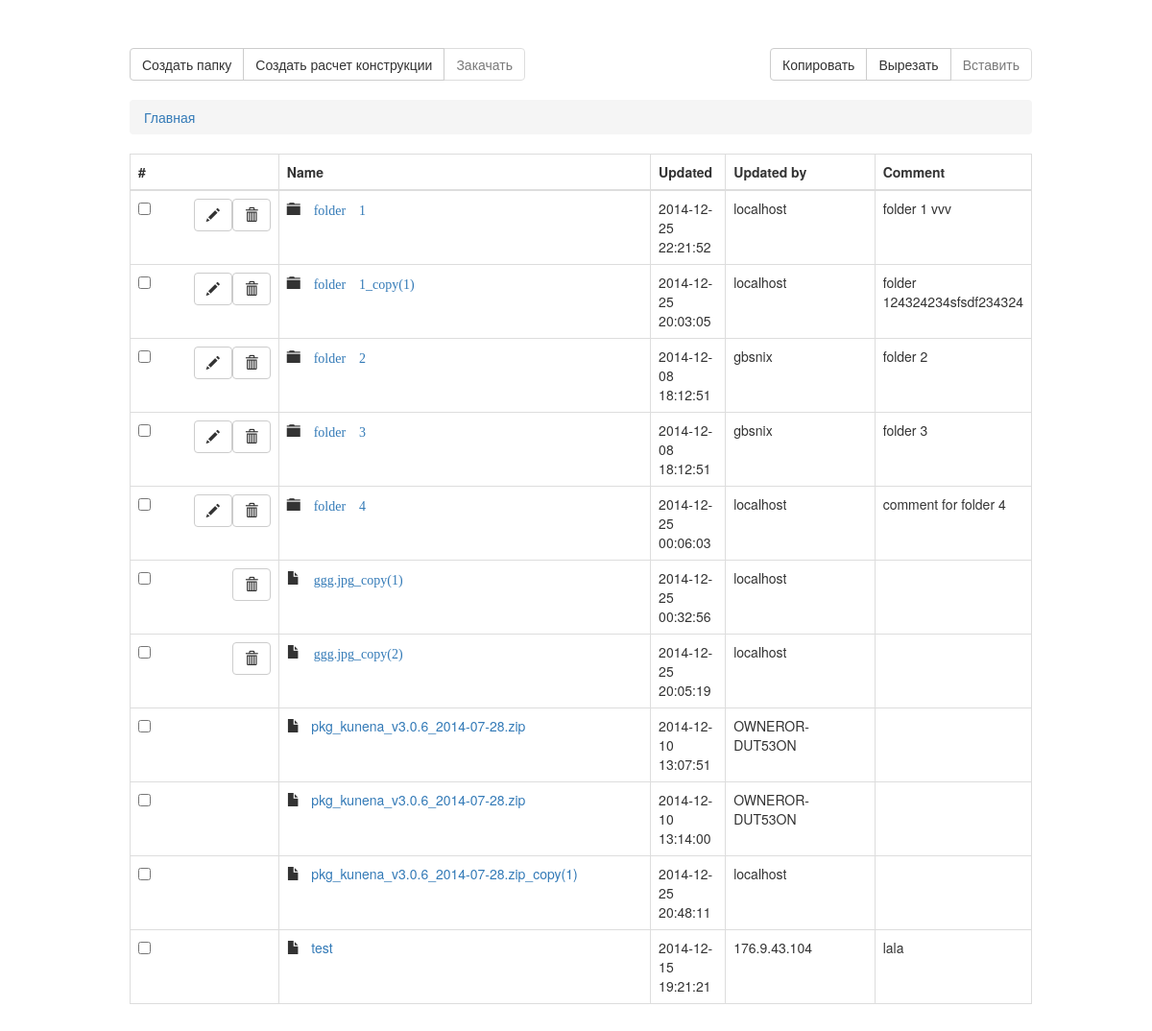
The page / on the database its author committed.
### tables this page shows
CREATE TABLE `file` (
  `fileid` int(10) unsigned NOT NULL AUTO_INCREMENT,
  `filename` varchar(100) NOT NULL,
  `filetypeid` int(10) unsigned DEFAULT NULL,
  `isfolder` bit(1) NOT NULL DEFAULT b'0',
  `sortorder` int(10) unsigned NOT NULL DEFAULT '0',
  `isprotected` bit(1) NOT NULL DEFAULT b'0',
  `comment` varchar(1000) DEFAULT NULL,
  `rank` varchar(2000) DEFAULT NULL,
  `filestoragedescriptor` varchar(2000) DEFAULT NULL,
  `created` datetime NOT NULL,
  `createdby` varchar(50) NOT NULL COMMENT 'host name',
  `updated` datetime DEFAULT NULL,
  `updatedby` varchar(50) DEFAULT NULL COMMENT 'host name',
  PRIMARY KEY (`fileid`),
  KEY `fk_file_filetypeid_idx` (`filetypeid`),
  CONSTRAINT `fk_file_filetypeid` FOREIGN KEY (`filetypeid`) REFERENCES `filetype` (`filetypeid`) ON DELETE NO ACTION ON UPDATE NO ACTION
);

### scripts/db.php (called while the page is built, shortened)
<?php
$dbref = null;
function file_flat_view
(
	$ancestorid
)
{
	global $dbref;
	$recordset = null;
	$result = null;
	if (is_null($ancestorid))
	{
		$recordset = $dbref->query
		(
			'select t.fileid, t.filename, t.filetypeid, t.isfolder, t.sortorder, t.isprotected, t.comment, t.created,
				t.createdby,
				case when t.updated is null then t.created else t.updated end as updated,
				case when t.updatedby is null then t.createdby else t.updatedby end as updatedby,
				ft.*
			from filetreepath as c1
			join file t on t.fileid = c1.descendantid
			left outer join filetype as ft on t.filetypeid = ft.filetypeid
			where t.fileid not in
			(
			select t.fileid
			from filetreepath as c1
			join file t on t.fileid = c1.descendantid and c1.level > 0
			)
			order by t.isfolder desc, t.filename asc'
		);
	}
	while ( $data = $recordset->fetch_assoc() )
	{
		$result[] = $data;
	}
	return $result;
}
function file_get_breadcrumbs
(
	$fileid
)
{
	$result = null;
	return $result;
}

### index.php (the view, shortened to what this page needs)
<!doctype html>
<?php
      include_once ( 'scripts/db.php' );
      $path = "home";
      $locationId = Null;
      $result = file_flat_view($locationId);
      ?>
<html lang="en">
<head>
  <link href="libs/bootstrap/css/bootstrap.min.css" rel="stylesheet">
</head>
<body>
  <div class="content">
    <div class="toolbar">
      <div class="btn-group" role="group" aria-label="...">
        <button type="button" class="btn btn-default" data-toggle="modal" data-target="#dlgEditFolder" id="btnAddFolder" data-action="new">Создать папку</button>
        <button type="button" class="btn btn-default" id="btnAddDetail">Создать расчет конструкции</button>
        <button type="button" class="btn btn-default" id="btnUploadFile" disabled="disabled">Закачать</button>
      </div>
      <div class="btn-group pull-right" role="group" aria-label="...">
        <button type="button" class="btn btn-default" id="copybtn">Копировать</button>
        <button type="button" class="btn btn-default" id="cutbtn">Вырезать</button>
        <button type="button" class="btn btn-default" id="pastebtn">Вставить</button>
      </div>
    </div>
    <div class="breadcrumbs">
      <ol class="breadcrumb">
      <?php
        $root = $_SERVER['PHP_SELF'];
        echo '<li><a href="'.$root.'?path=home">Главная</a></li>';
      ?>
      </ol>
    </div>
    <div class="message">
    <div>
    <div class="FileManagerTable">
      <table class="table table-hover table-bordered">
        <thead>
          <tr>
            <th>#</th>
            <th>Name</th>
            <th>Updated</th>
            <th>Updated by</th>
            <th>Comment</th>
          </tr>
        </thead>
        <?php
          if ( !empty( $result ) )
          {
        		foreach ( $result as $item ) {
              $isfolder = $item['isfolder'];
              $icon = "glyphicon-folder-close";
              if ( !$isfolder ) {
                $icon = "glyphicon-file";
              }
              if ( ( $item['filetypeid'] == "1" ) || ( $item['filetypeid'] == "5" ) ) {
                echo '<tr>
                        <td class="col-md-2">
                          <input type="checkbox" name="files[]" value="'.$item['fileid'].'" id="'.$item['fileid'].'">
                        </td>
                        <td class="col-md-5">
                          <span class="glyphicon '.$icon.'" aria-hidden="true"></span>&nbsp;&nbsp;
                          <a href="detail.php?file='.$item['fileid'].'">'.$item['filename'].'
                          </a>
                        </td>
                        <td class="col-md-1">'.$item['updated'].'</td>
                        <td class="col-md-2">'.$item['updatedby'].'</td>
                        <td class="col-md-2">'.$item['comment'].'</td>
                      </tr>';
              }
              else {
        			  echo '<tr>
                      <td class="col-md-2">
                        <input type="checkbox" name="files[]" value="'.$item['fileid'].'" id="'.$item['fileid'].'">
                ';
                echo '    <button type="button"
                          class="btn btn-default pull-right btnDelete"
                          aria-label="Delete row"
                          data-placement="top"
                          title="Удалить"
                          data-action="delete"
                          data-folderid="'.$item["fileid"].'"
                      >
                  ';
                echo '      <span class="glyphicon glyphicon-trash" aria-hidden="true"></span>';
                echo '    </button>';
                if ( $isfolder ) {
                  echo '    <button type="button"
                            class="btn btn-default pull-right"
                            aria-label="Edit row"
                            data-placement="top"
                            title="Редактировать"
                            data-toggle="modal"
                            data-target="#dlgEditFolder"
                            data-action="edit"
                            data-folderid="'.$item["fileid"].'"
                            data-foldername="'.$item["filename"].'"
                            data-comment="'.$item["comment"].'"
                        >
                    ';
                  echo '      <span class="glyphicon glyphicon-pencil" aria-hidden="true"></span>';
                  echo '    </button>';
                }
                echo '
                      </td>
                      <td class="col-md-5">
                        <span class="glyphicon '.$icon.'" aria-hidden="true">
                        <a href="?path='.$path.'/'.$item['fileid'].'">'.$item['filename'].'</a>
                        <div class="alert alert-danger alert-dismissible fade in hidden alertDelete'.$item["fileid"].'" role="alert">
                          <button type="button" class="close" data-dismiss="alert" aria-label="Close"><span aria-hidden="true">×</span></button>
                          <p>Удалить файл/папку?</p>
                          <p>
                            <button type="button"
                              class="btn btn-danger btnDeleteFile"
                              data-folderid="'.$item["fileid"].'"
                            >
                            Удалить
                            </button>
                          </p>
                        </div>
                      </td>
                      <td class="col-md-1">'.$item['updated'].'</td>
                      <td class="col-md-2">'.$item['updatedby'].'</td>
                      <td class="col-md-2">'.$item['comment'].'</td>
                    </tr>';
        		  }
            }
          }
    	?>
      </table>
    </div>
  </div>
</body>
</html>

### index.php (style rules this page uses)
.content { margin: 50px 135px; width: 940px; }
.toolbar { display: block; margin: 20px 0; }

### rows shown on the page
file: filename "folder 1", updated "2014-12-25 22:21:52", updatedby "localhost", comment "folder 1 vvv"
file: filename "folder 1_copy(1)", updated "2014-12-25 20:03:05", updatedby "localhost", comment "folder 124324234sfsdf234324"
file: filename "folder 2", updated "2014-12-08 18:12:51", updatedby "gbsnix", comment "folder 2"
file: filename "folder 3", updated "2014-12-08 18:12:51", updatedby "gbsnix", comment "folder 3"
file: filename "folder 4", updated "2014-12-25 00:06:03", updatedby "localhost", comment "comment for folder 4"
file: filename "ggg.jpg_copy(1)", updated "2014-12-25 00:32:56", updatedby "localhost"
file: filename "ggg.jpg_copy(2)", updated "2014-12-25 20:05:19", updatedby "localhost"
file: filename "pkg_kunena_v3.0.6_2014-07-28.zip", updated "2014-12-10 13:07:51", updatedby "OWNEROR-DUT53ON"
file: filename "pkg_kunena_v3.0.6_2014-07-28.zip", updated "2014-12-10 13:14:00", updatedby "OWNEROR-DUT53ON"
file: filename "pkg_kunena_v3.0.6_2014-07-28.zip_copy(1)", updated "2014-12-25 20:48:11", updatedby "localhost"
file: filename "test", updated "2014-12-15 19:21:21", updatedby "176.9.43.104", comment "lala"
